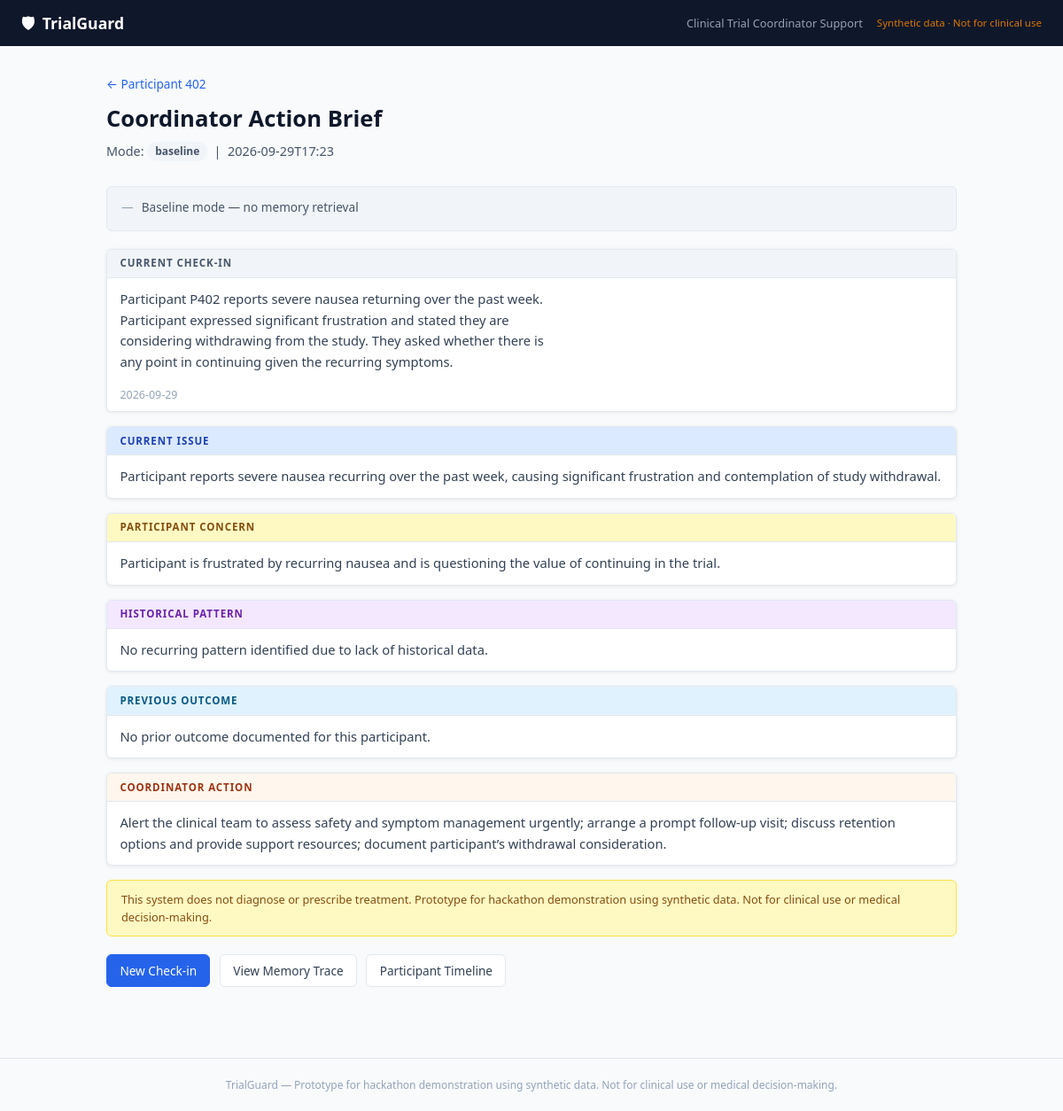
Page /runs/run:ff5a370f6ca6 on the committed database.
### tables this page shows
CREATE TABLE participants (
    id           TEXT PRIMARY KEY,
    display_name TEXT NOT NULL,
    trial_id     TEXT NOT NULL DEFAULT 'TRIAL-001',
    status       TEXT NOT NULL DEFAULT 'Active',
    created_at   TEXT NOT NULL
);

CREATE TABLE agent_runs (
    id                  TEXT PRIMARY KEY,
    checkin_id          TEXT REFERENCES checkins(id),
    mode                TEXT NOT NULL DEFAULT 'hindsight',
    hindsight_query     TEXT,
    retrieved_memories  TEXT,
    final_output        TEXT,
    created_at          TEXT NOT NULL
);

CREATE TABLE checkins (
    id             TEXT PRIMARY KEY,
    participant_id TEXT NOT NULL REFERENCES participants(id),
    occurred_at    TEXT NOT NULL,
    raw_text       TEXT NOT NULL,
    created_at     TEXT NOT NULL
);

### app.py (the view)
@app.route("/runs/<run_id>")
def result(run_id: str):
    run = db.get_agent_run(run_id)
    if not run:
        abort(404, description=f"Run '{run_id}' not found.")
    checkin = db.get_checkin(run["checkin_id"]) if run.get("checkin_id") else None
    participant = None
    if checkin:
        participant = db.get_participant(checkin["participant_id"])
    brief = run.get("final_output", {})
    return render_template(
        "result.html",
        run=run,
        brief=brief,
        checkin=checkin,
        participant=participant,
    )

### app.py (called while the page is built)
@app.before_request
def _startup():
    db.init_db()

### db.py (called while the page is built)
def _conn() -> sqlite3.Connection:
    DB_PATH.parent.mkdir(parents=True, exist_ok=True)
    con = sqlite3.connect(str(DB_PATH))
    con.row_factory = sqlite3.Row          # rows accessible as dicts
    con.execute("PRAGMA journal_mode=WAL")  # safer concurrent access
    con.execute("PRAGMA foreign_keys=ON")
    return con

def init_db() -> None:
    with _conn() as con:
        con.executescript(_SCHEMA)
    logger.info("Database initialised at %s", DB_PATH)

def _row_to_dict(row: sqlite3.Row | None) -> dict[str, Any] | None:
    return dict(row) if row else None

def get_participant(participant_id: str) -> dict[str, Any] | None:
    with _conn() as con:
        row = con.execute(
            "SELECT * FROM participants WHERE id = ?", (participant_id,)
        ).fetchone()
    return _row_to_dict(row)

def get_checkin(checkin_id: str) -> dict[str, Any] | None:
    with _conn() as con:
        row = con.execute(
            "SELECT * FROM checkins WHERE id = ?", (checkin_id,)
        ).fetchone()
    return _row_to_dict(row)

def get_agent_run(run_id: str) -> dict[str, Any] | None:
    with _conn() as con:
        row = con.execute(
            "SELECT * FROM agent_runs WHERE id = ?", (run_id,)
        ).fetchone()
    if not row:
        return None
    d = dict(row)
    try:
        d["final_output"]       = json.loads(d["final_output"] or "{}")
    except (json.JSONDecodeError, TypeError):
        pass
    try:
        d["retrieved_memories"] = json.loads(d["retrieved_memories"] or "[]")
    except (json.JSONDecodeError, TypeError):
        d["retrieved_memories"] = []
    return d

### templates/result.html (shortened to what this page needs)
{% extends "base.html" %}
{% block content %}
<div class="page-header">
  {% if participant %}
  <a class="back-link" href="{{ url_for('participant', participant_id=participant.id) }}">
    ← {{ participant.display_name }}
  </a>
  {% else %}
  <a class="back-link" href="{{ url_for('dashboard') }}">← Dashboard</a>
  {% endif %}
  <h1>Coordinator Action Brief</h1>
  <p class="subtitle">
    Mode: <span class="mode-badge mode-{{ run.mode }}">{{ run.mode }}</span>
    &nbsp;|&nbsp; {{ run.created_at[:16] }}
  </p>
</div>
<div class="memory-indicator {{ 'memory-used' if brief.memory_used else 'memory-not-used' }}">
  {% if brief.memory_used %}
  <div class="mi-row"><span class="mi-check">✓</span> Hindsight queried</div>
  <div class="mi-row"><span class="mi-check">✓</span> {{ brief.memories_count }} relevant memories retrieved</div>
  <div class="mi-row"><span class="mi-check">✓</span> Historical context used in analysis</div>
  <div class="mi-row"><span class="mi-check">✓</span> Current interaction retained for future use</div>
  {% else %}
  <div class="mi-row"><span class="mi-dash">—</span>
    {% if run.mode == 'baseline' %}Baseline mode — no memory retrieval{% else %}No relevant historical memory found{% endif %}
  </div>
  {% endif %}
</div>
{% if checkin %}
<div class="brief-card card-current">
  <div class="card-label">CURRENT CHECK-IN</div>
  <div class="card-body">{{ checkin.raw_text }}</div>
  <div class="card-meta">{{ checkin.occurred_at[:10] }}</div>
</div>
{% endif %}
<div class="brief-card card-issue">
  <div class="card-label">CURRENT ISSUE</div>
  <div class="card-body">{{ brief.current_issue }}</div>
</div>
{% if brief.participant_concern %}
<div class="brief-card card-concern">
  <div class="card-label">PARTICIPANT CONCERN</div>
  <div class="card-body">{{ brief.participant_concern }}</div>
</div>
{% endif %}
<div class="brief-card card-pattern">
  <div class="card-label">HISTORICAL PATTERN</div>
  <div class="card-body">{{ brief.historical_pattern }}</div>
</div>
<div class="brief-card card-outcome">
  <div class="card-label">PREVIOUS OUTCOME</div>
  <div class="card-body">{{ brief.previous_outcome }}</div>
</div>
<div class="brief-card card-action">
  <div class="card-label">COORDINATOR ACTION</div>
  <div class="card-body">{{ brief.recommended_coordinator_action }}</div>
</div>
<div class="safety-note">
  {{ brief.safety_note }}
</div>
<div class="result-actions">
  {% if participant %}
  <a class="btn btn-primary" href="{{ url_for('checkin_form', participant_id=participant.id) }}">
    New Check-in
  </a>
  {% endif %}
  <a class="btn" href="{{ url_for('memory_trace', run_id=run.id) }}">
    View Memory Trace
  </a>
  {% if participant %}
  <a class="btn" href="{{ url_for('participant', participant_id=participant.id) }}">
    Participant Timeline
  </a>
  {% endif %}
</div>
{% endblock %}

### static/css/main.css (style rules this page uses)
:root { --blue: #2563eb; --blue-dark: #1d4ed8; --green: #16a34a; --amber: #d97706; --red: #dc2626; --slate-50: #f8fafc; --slate-100: #f1f5f9; --slate-200: #e2e8f0; --slate-400: #94a3b8; --slate-600: #475569; --slate-700: #334155; --slate-900: #0f172a; --white: #ffffff; --radius: 6px; --shadow: 0 1px 4px rgba(0,0,0,.08); }
*, *::before, *::after { box-sizing: border-box; margin: 0; padding: 0; }
body { font-family: system-ui, -apple-system, sans-serif; font-size: 15px; line-height: 1.6; color: var(--slate-700); background: var(--slate-50); }
.page-header { margin-bottom: 1.75rem; }
.page-header h1 { font-size: 1.6rem; color: var(--slate-900); margin-bottom: .25rem; }
.subtitle { color: var(--slate-600); font-size: .9rem; }
.back-link { font-size: .85rem; color: var(--blue); text-decoration: none; display: block; margin-bottom: .5rem; }
.btn { display: inline-block; padding: .4rem .9rem; border-radius: var(--radius); border: 1px solid var(--slate-200); background: var(--white); color: var(--slate-700); text-decoration: none; font-size: .85rem; cursor: pointer; transition: background .15s; }
.btn-primary { background: var(--blue); color: var(--white); border-color: var(--blue); }
.mode-badge { padding: .15rem .55rem; border-radius: 999px; font-size: .75rem; font-weight: 600; }
.mode-baseline { background: var(--slate-100); color: var(--slate-600); }
.brief-card { background: var(--white); border: 1px solid var(--slate-200); border-radius: var(--radius); margin-bottom: 1rem; box-shadow: var(--shadow); overflow: hidden; }
.card-label { font-size: .72rem; font-weight: 700; letter-spacing: .08em; text-transform: uppercase; padding: .4rem .9rem; background: var(--slate-100); color: var(--slate-600); border-bottom: 1px solid var(--slate-200); }
.card-body { padding: .75rem .9rem; font-size: .92rem; white-space: pre-wrap; }
.card-meta { padding: .25rem .9rem .5rem; font-size: .78rem; color: var(--slate-400); }
.card-issue .card-label { background: #dbeafe; color: #1e40af; }
.card-concern .card-label { background: #fef9c3; color: #854d0e; }
.card-pattern .card-label { background: #f3e8ff; color: #6b21a8; }
.card-outcome .card-label { background: #e0f2fe; color: #075985; }
.card-action .card-label { background: #fff7ed; color: #9a3412; }
.memory-indicator { border-radius: var(--radius); padding: .75rem 1rem; margin-bottom: 1.25rem; font-size: .85rem; }
.memory-not-used { background: var(--slate-100); border: 1px solid var(--slate-200); color: var(--slate-600); }
.mi-row { margin-bottom: .2rem; }
.mi-dash { color: var(--slate-400); margin-right: .35rem; }
.safety-note { background: #fef9c3; border: 1px solid #fde047; color: #854d0e; border-radius: var(--radius); padding: .65rem 1rem; font-size: .8rem; margin: 1rem 0; }
.result-actions { display: flex; gap: .65rem; flex-wrap: wrap; margin-top: 1.25rem; }

### rows in the picture
participants: display_name "Participant 402"
agent_runs: mode "baseline", created_at "2026-09-29T17:23"
checkins: raw_text "Participant P402 reports severe nausea returning over the past week. Participant expressed significant frustration and stated they are considering withdrawing from the study. They asked whether there is any point in continuing given the recurring symptoms.", occurred_at "2026-09-29"

### other values in the picture
{{ brief.current_issue }} "Participant reports severe nausea recurring over the past week, causing significant frustration and contemplation of study withdrawal."
{{ brief.participant_concern }} "Participant is frustrated by recurring nausea and is questioning the value of continuing in the trial."
{{ brief.historical_pattern }} "No recurring pattern identified due to lack of historical data."
{{ brief.previous_outcome }} "No prior outcome documented for this participant."
{{ brief.safety_note }} "This system does not diagnose or prescribe treatment. Prototype for hackathon demonstration using synthetic data. Not for clinical use or medical decision-making."
